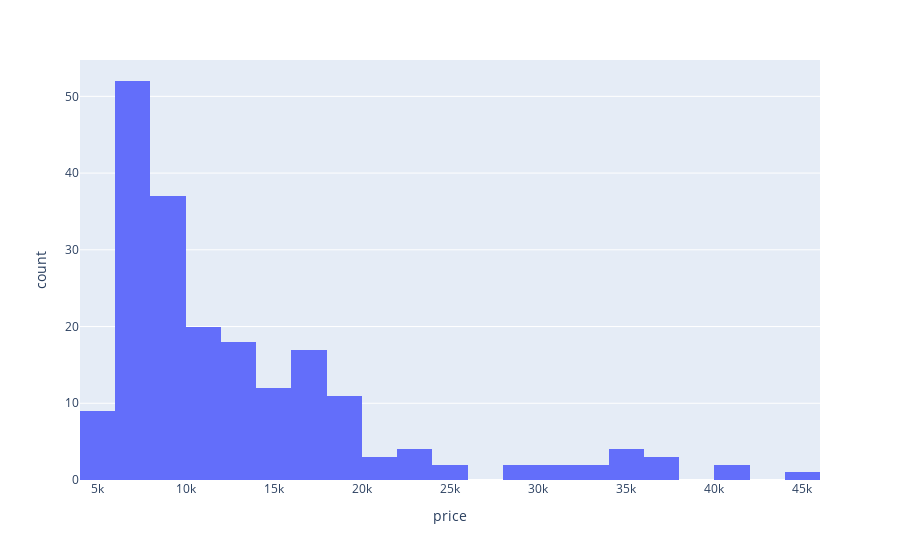

The notebook cell saved with this chart:
### Markdown cell above
### Histogram

### Code cell
his = px.histogram(df, x="price")
his.show()

### Figure 1 — Plotly figure (JSON) as saved in the notebook; plotly's stock layout.template omitted (floating-point values rounded to 4 significant figures; data arrays with more than 128 entries replaced by an {"elided": "..."} marker saying what was removed)
{"data": [{"bingroup": "x", "hovertemplate": "price=%{x}<br>count=%{y}<extra></extra>", "legendgroup": "", "marker": {"color": "#636efa", "pattern": {"shape": ""}}, "name": "", "orientation": "v", "showlegend": false, "type": "histogram", "x": {"elided": "201 int values"}, "xaxis": "x", "yaxis": "y"}], "layout": {"barmode": "relative", "legend": {"tracegroupgap": 0}, "margin": {"t": 60}, "xaxis": {"anchor": "y", "domain": [0, 1], "title": {"text": "price"}}, "yaxis": {"anchor": "x", "domain": [0, 1], "title": {"text": "count"}}}}
